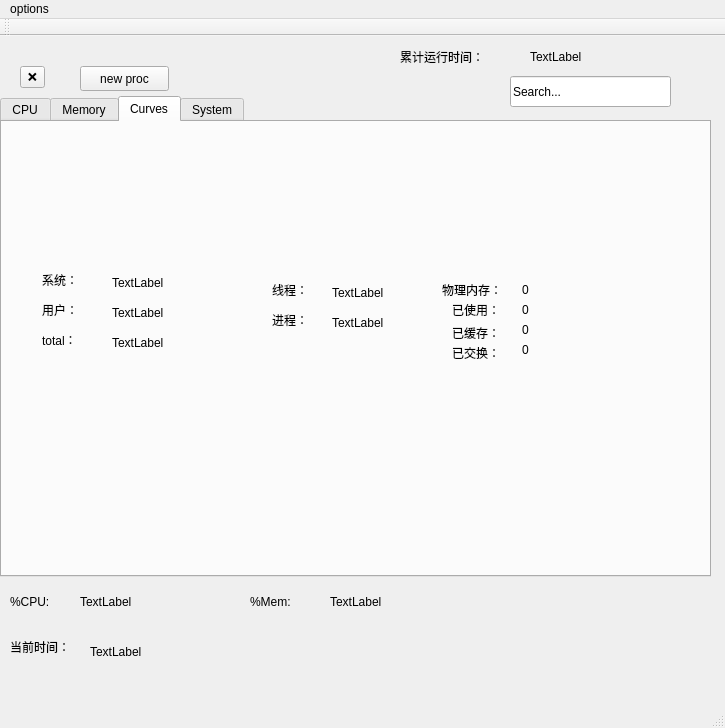
<?xml version="1.0" encoding="UTF-8"?>
<ui version="4.0">
 <class>MainWindow</class>
 <widget class="QMainWindow" name="MainWindow">
  <property name="geometry">
   <rect>
    <x>0</x>
    <y>0</y>
    <width>725</width>
    <height>728</height>
   </rect>
  </property>
  <property name="windowTitle">
   <string>MainWindow</string>
  </property>
  <widget class="QWidget" name="centralWidget">
   <widget class="QTabWidget" name="tabWidget">
    <property name="geometry">
     <rect>
      <x>0</x>
      <y>60</y>
      <width>711</width>
      <height>481</height>
     </rect>
    </property>
    <property name="currentIndex">
     <number>2</number>
    </property>
    <widget class="QWidget" name="cpu_info">
     <attribute name="title">
      <string>CPU</string>
     </attribute>
     <widget class="QTableWidget" name="cpu_widget">
      <property name="geometry">
       <rect>
        <x>20</x>
        <y>0</y>
        <width>691</width>
        <height>441</height>
       </rect>
      </property>
     </widget>
    </widget>
    <widget class="QWidget" name="mem_info">
     <attribute name="title">
      <string>Memory</string>
     </attribute>
     <widget class="QTableWidget" name="mem_widget">
      <property name="geometry">
       <rect>
        <x>20</x>
        <y>0</y>
        <width>681</width>
        <height>441</height>
       </rect>
      </property>
     </widget>
    </widget>
    <widget class="QWidget" name="curves">
     <attribute name="title">
      <string>Curves</string>
     </attribute>
     <widget class="QCustomPlot" name="cpu_curve" native="true">
      <property name="geometry">
       <rect>
        <x>0</x>
        <y>10</y>
        <width>661</width>
        <height>131</height>
       </rect>
      </property>
     </widget>
     <widget class="QCustomPlot" name="mem_curve" native="true">
      <property name="geometry">
       <rect>
        <x>10</x>
        <y>260</y>
        <width>661</width>
        <height>161</height>
       </rect>
      </property>
     </widget>
     <widget class="QLabel" name="label_6">
      <property name="geometry">
       <rect>
        <x>40</x>
        <y>150</y>
        <width>59</width>
        <height>16</height>
       </rect>
      </property>
      <property name="text">
       <string>系统：</string>
      </property>
     </widget>
     <widget class="QLabel" name="sys_cpu">
      <property name="geometry">
       <rect>
        <x>110</x>
        <y>150</y>
        <width>111</width>
        <height>21</height>
       </rect>
      </property>
      <property name="text">
       <string>TextLabel</string>
      </property>
     </widget>
     <widget class="QLabel" name="label_7">
      <property name="geometry">
       <rect>
        <x>40</x>
        <y>180</y>
        <width>59</width>
        <height>16</height>
       </rect>
      </property>
      <property name="text">
       <string>用户：</string>
      </property>
     </widget>
     <widget class="QLabel" name="usr_cpu">
      <property name="geometry">
       <rect>
        <x>110</x>
        <y>180</y>
        <width>111</width>
        <height>21</height>
       </rect>
      </property>
      <property name="text">
       <string>TextLabel</string>
      </property>
     </widget>
     <widget class="QLabel" name="label_8">
      <property name="geometry">
       <rect>
        <x>40</x>
        <y>210</y>
        <width>59</width>
        <height>16</height>
       </rect>
      </property>
      <property name="text">
       <string>total：</string>
      </property>
     </widget>
     <widget class="QLabel" name="nonidle_cpu">
      <property name="geometry">
       <rect>
        <x>110</x>
        <y>210</y>
        <width>111</width>
        <height>21</height>
       </rect>
      </property>
      <property name="text">
       <string>TextLabel</string>
      </property>
     </widget>
     <widget class="QLabel" name="label_9">
      <property name="geometry">
       <rect>
        <x>270</x>
        <y>160</y>
        <width>59</width>
        <height>16</height>
       </rect>
      </property>
      <property name="text">
       <string>线程：</string>
      </property>
     </widget>
     <widget class="QLabel" name="thread_num">
      <property name="geometry">
       <rect>
        <x>330</x>
        <y>160</y>
        <width>131</width>
        <height>21</height>
       </rect>
      </property>
      <property name="text">
       <string>TextLabel</string>
      </property>
     </widget>
     <widget class="QLabel" name="label_10">
      <property name="geometry">
       <rect>
        <x>270</x>
        <y>190</y>
        <width>59</width>
        <height>16</height>
       </rect>
      </property>
      <property name="text">
       <string>进程：</string>
      </property>
     </widget>
     <widget class="QLabel" name="proc_num">
      <property name="geometry">
       <rect>
        <x>330</x>
        <y>190</y>
        <width>131</width>
        <height>21</height>
       </rect>
      </property>
      <property name="text">
       <string>TextLabel</string>
      </property>
     </widget>
     <widget class="QLabel" name="label_11">
      <property name="geometry">
       <rect>
        <x>440</x>
        <y>160</y>
        <width>81</width>
        <height>16</height>
       </rect>
      </property>
      <property name="text">
       <string>物理内存：</string>
      </property>
     </widget>
     <widget class="QLabel" name="mem_total">
      <property name="geometry">
       <rect>
        <x>520</x>
        <y>160</y>
        <width>81</width>
        <height>16</height>
       </rect>
      </property>
      <property name="text">
       <string>0</string>
      </property>
     </widget>
     <widget class="QLabel" name="label_12">
      <property name="geometry">
       <rect>
        <x>450</x>
        <y>180</y>
        <width>81</width>
        <height>16</height>
       </rect>
      </property>
      <property name="text">
       <string>已使用：</string>
      </property>
     </widget>
     <widget class="QLabel" name="mem_use">
      <property name="geometry">
       <rect>
        <x>520</x>
        <y>180</y>
        <width>81</width>
        <height>16</height>
       </rect>
      </property>
      <property name="text">
       <string>0</string>
      </property>
     </widget>
     <widget class="QLabel" name="label_13">
      <property name="geometry">
       <rect>
        <x>450</x>
        <y>200</y>
        <width>61</width>
        <height>21</height>
       </rect>
      </property>
      <property name="text">
       <string>已缓存：</string>
      </property>
     </widget>
     <widget class="QLabel" name="buffer">
      <property name="geometry">
       <rect>
        <x>520</x>
        <y>200</y>
        <width>81</width>
        <height>16</height>
       </rect>
      </property>
      <property name="text">
       <string>0</string>
      </property>
     </widget>
     <widget class="QLabel" name="label_14">
      <property name="geometry">
       <rect>
        <x>450</x>
        <y>220</y>
        <width>61</width>
        <height>21</height>
       </rect>
      </property>
      <property name="text">
       <string>已交换：</string>
      </property>
     </widget>
     <widget class="QLabel" name="swap">
      <property name="geometry">
       <rect>
        <x>520</x>
        <y>220</y>
        <width>81</width>
        <height>16</height>
       </rect>
      </property>
      <property name="text">
       <string>0</string>
      </property>
     </widget>
     <zorder>sys_cpu</zorder>
     <zorder>label_8</zorder>
     <zorder>nonidle_cpu</zorder>
     <zorder>proc_num</zorder>
     <zorder>usr_cpu</zorder>
     <zorder>label_9</zorder>
     <zorder>label_6</zorder>
     <zorder>thread_num</zorder>
     <zorder>label_10</zorder>
     <zorder>label_7</zorder>
     <zorder>cpu_curve</zorder>
     <zorder>mem_curve</zorder>
     <zorder>label_11</zorder>
     <zorder>mem_total</zorder>
     <zorder>label_12</zorder>
     <zorder>mem_use</zorder>
     <zorder>label_13</zorder>
     <zorder>buffer</zorder>
     <zorder>label_14</zorder>
     <zorder>swap</zorder>
    </widget>
    <widget class="QWidget" name="system">
     <attribute name="title">
      <string>System</string>
     </attribute>
     <widget class="QLabel" name="label_3">
      <property name="geometry">
       <rect>
        <x>70</x>
        <y>20</y>
        <width>71</width>
        <height>31</height>
       </rect>
      </property>
      <property name="text">
       <string>hostname:</string>
      </property>
     </widget>
     <widget class="QLabel" name="host_name">
      <property name="geometry">
       <rect>
        <x>160</x>
        <y>20</y>
        <width>171</width>
        <height>31</height>
       </rect>
      </property>
      <property name="text">
       <string>TextLabel</string>
      </property>
     </widget>
     <widget class="QLabel" name="label_4">
      <property name="geometry">
       <rect>
        <x>40</x>
        <y>60</y>
        <width>101</width>
        <height>31</height>
       </rect>
      </property>
      <property name="text">
       <string>system version:</string>
      </property>
     </widget>
     <widget class="QLabel" name="version">
      <property name="geometry">
       <rect>
        <x>160</x>
        <y>60</y>
        <width>371</width>
        <height>41</height>
       </rect>
      </property>
      <property name="text">
       <string>TextLabel</string>
      </property>
     </widget>
     <widget class="QLabel" name="label_5">
      <property name="geometry">
       <rect>
        <x>70</x>
        <y>110</y>
        <width>71</width>
        <height>21</height>
       </rect>
      </property>
      <property name="text">
       <string>start time:</string>
      </property>
     </widget>
     <widget class="QLabel" name="start_time">
      <property name="geometry">
       <rect>
        <x>160</x>
        <y>110</y>
        <width>171</width>
        <height>31</height>
       </rect>
      </property>
      <property name="text">
       <string>TextLabel</string>
      </property>
     </widget>
     <widget class="QLabel" name="label_15">
      <property name="geometry">
       <rect>
        <x>50</x>
        <y>160</y>
        <width>101</width>
        <height>21</height>
       </rect>
      </property>
      <property name="text">
       <string>model name:</string>
      </property>
     </widget>
     <widget class="QLabel" name="model_name">
      <property name="geometry">
       <rect>
        <x>160</x>
        <y>165</y>
        <width>241</width>
        <height>21</height>
       </rect>
      </property>
      <property name="text">
       <string>TextLabel</string>
      </property>
     </widget>
     <widget class="QLabel" name="label_16">
      <property name="geometry">
       <rect>
        <x>60</x>
        <y>190</y>
        <width>91</width>
        <height>31</height>
       </rect>
      </property>
      <property name="text">
       <string>CPU cores:</string>
      </property>
     </widget>
     <widget class="QLabel" name="core_num">
      <property name="geometry">
       <rect>
        <x>160</x>
        <y>190</y>
        <width>91</width>
        <height>31</height>
       </rect>
      </property>
      <property name="text">
       <string/>
      </property>
     </widget>
     <widget class="QLabel" name="label_17">
      <property name="geometry">
       <rect>
        <x>60</x>
        <y>230</y>
        <width>91</width>
        <height>31</height>
       </rect>
      </property>
      <property name="text">
       <string>processors:</string>
      </property>
     </widget>
     <widget class="QLabel" name="processors">
      <property name="geometry">
       <rect>
        <x>150</x>
        <y>230</y>
        <width>91</width>
        <height>31</height>
       </rect>
      </property>
      <property name="text">
       <string/>
      </property>
     </widget>
     <widget class="QLabel" name="label_18">
      <property name="geometry">
       <rect>
        <x>60</x>
        <y>270</y>
        <width>91</width>
        <height>31</height>
       </rect>
      </property>
      <property name="text">
       <string>CPU MHz:</string>
      </property>
     </widget>
     <widget class="QLabel" name="CPU_freq">
      <property name="geometry">
       <rect>
        <x>150</x>
        <y>270</y>
        <width>91</width>
        <height>31</height>
       </rect>
      </property>
      <property name="text">
       <string/>
      </property>
     </widget>
    </widget>
   </widget>
   <widget class="QLabel" name="label">
    <property name="geometry">
     <rect>
      <x>10</x>
      <y>590</y>
      <width>71</width>
      <height>41</height>
     </rect>
    </property>
    <property name="text">
     <string>当前时间：</string>
    </property>
   </widget>
   <widget class="QLabel" name="cur_time">
    <property name="geometry">
     <rect>
      <x>90</x>
      <y>600</y>
      <width>251</width>
      <height>31</height>
     </rect>
    </property>
    <property name="text">
     <string>TextLabel</string>
    </property>
   </widget>
   <widget class="QLabel" name="label_2">
    <property name="geometry">
     <rect>
      <x>400</x>
      <y>10</y>
      <width>91</width>
      <height>21</height>
     </rect>
    </property>
    <property name="text">
     <string>累计运行时间：</string>
    </property>
   </widget>
   <widget class="QLabel" name="run_time">
    <property name="geometry">
     <rect>
      <x>530</x>
      <y>10</y>
      <width>161</width>
      <height>21</height>
     </rect>
    </property>
    <property name="text">
     <string>TextLabel</string>
    </property>
   </widget>
   <widget class="QToolButton" name="kill_button">
    <property name="geometry">
     <rect>
      <x>20</x>
      <y>30</y>
      <width>25</width>
      <height>22</height>
     </rect>
    </property>
    <property name="text">
     <string>❌</string>
    </property>
   </widget>
   <widget class="QLineEdit" name="search_edit">
    <property name="geometry">
     <rect>
      <x>510</x>
      <y>40</y>
      <width>161</width>
      <height>31</height>
     </rect>
    </property>
    <property name="text">
     <string>Search...</string>
    </property>
   </widget>
   <widget class="QLabel" name="label_19">
    <property name="geometry">
     <rect>
      <x>10</x>
      <y>550</y>
      <width>61</width>
      <height>31</height>
     </rect>
    </property>
    <property name="text">
     <string>%CPU: </string>
    </property>
   </widget>
   <widget class="QLabel" name="cpu_rate">
    <property name="geometry">
     <rect>
      <x>80</x>
      <y>550</y>
      <width>141</width>
      <height>31</height>
     </rect>
    </property>
    <property name="text">
     <string>TextLabel</string>
    </property>
   </widget>
   <widget class="QLabel" name="label_20">
    <property name="geometry">
     <rect>
      <x>250</x>
      <y>550</y>
      <width>71</width>
      <height>31</height>
     </rect>
    </property>
    <property name="text">
     <string>%Mem:</string>
    </property>
   </widget>
   <widget class="QLabel" name="mem_rate">
    <property name="geometry">
     <rect>
      <x>330</x>
      <y>550</y>
      <width>151</width>
      <height>31</height>
     </rect>
    </property>
    <property name="text">
     <string>TextLabel</string>
    </property>
   </widget>
   <widget class="QPushButton" name="new_proc">
    <property name="geometry">
     <rect>
      <x>80</x>
      <y>30</y>
      <width>89</width>
      <height>25</height>
     </rect>
    </property>
    <property name="text">
     <string>new proc</string>
    </property>
   </widget>
  </widget>
  <widget class="QMenuBar" name="menuBar">
   <property name="geometry">
    <rect>
     <x>0</x>
     <y>0</y>
     <width>725</width>
     <height>28</height>
    </rect>
   </property>
   <widget class="QMenu" name="menushut_down">
    <property name="title">
     <string>options</string>
    </property>
    <addaction name="actionreboot"/>
    <addaction name="actionshutdown"/>
   </widget>
   <addaction name="menushut_down"/>
  </widget>
  <widget class="QToolBar" name="mainToolBar">
   <attribute name="toolBarArea">
    <enum>TopToolBarArea</enum>
   </attribute>
   <attribute name="toolBarBreak">
    <bool>false</bool>
   </attribute>
  </widget>
  <widget class="QStatusBar" name="statusBar"/>
  <action name="actionreboot">
   <property name="text">
    <string>reboot</string>
   </property>
  </action>
  <action name="actionshutdown">
   <property name="text">
    <string>shutdown</string>
   </property>
  </action>
 </widget>
 <layoutdefault spacing="6" margin="11"/>
 <customwidgets>
  <customwidget>
   <class>QCustomPlot</class>
   <extends>QWidget</extends>
   <header>qcustomplot.h</header>
   <container>1</container>
  </customwidget>
 </customwidgets>
 <resources/>
 <connections/>
</ui>
